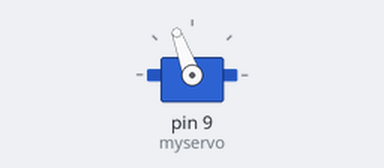
A sketch run on a simulated Arduino Uno, built with avr-gcc and run on an emulated ATmega328P. Parts: servo. What the sketch prints to the serial monitor is not drawn.

Above: at 0.05 s.
Timing chart, 0 to 4.6 s (numbered marks = the images above):
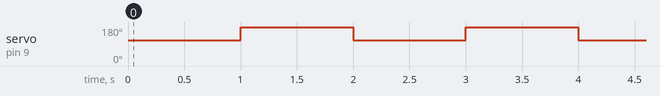

Measured:
- by itself, servo on pin 9 (myservo): alternates 180° for 1.0 s and 110° for 1.0 s

The sketch:

servo2.ino
```cpp
#include <Servo.h>
Servo myservo;
void setup()
{
  Serial.begin(9600);
  myservo.attach(9);
  myservo.write(0);
}
void loop()
{
  Serial.println("sucess");
  myservo.write(110);
  delay(1000);
  myservo.write(180);
  delay(1000);
}
```
